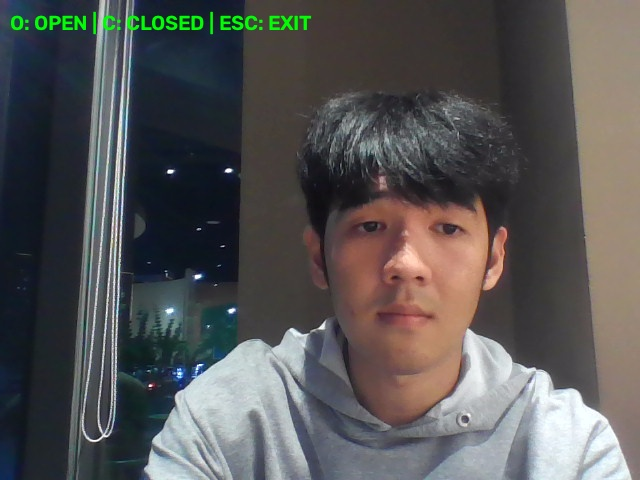
#> input picture dataset/raw/open/20260827_184533_342203.jpg, 640 x 480 px
$ python annotate.py
#> lines starting #> are read from the running program, lines starting #| are printed output that depends on the picture
# gán nhãn

import cv2
import os
import glob
import random
import shutil

# ==========================================
# CẤU HÌNH
# ==========================================

RAW_DIR = "dataset/raw"

IMAGE_DIR = "dataset/images"
LABEL_DIR = "dataset/labels"

TRAIN_RATIO = 0.8

# ==========================================
# TẠO THƯ MỤC
# ==========================================

for folder in [
    f"{IMAGE_DIR}/train",
    f"{IMAGE_DIR}/val",
    f"{LABEL_DIR}/train",
    f"{LABEL_DIR}/val",
]:
    os.makedirs(folder, exist_ok=True)


# ==========================================
# KIỂM TRA ẢNH ĐÃ ANNOTATION
# ==========================================


def is_already_annotated(filename):
    """
    Kiểm tra ảnh đã có label YOLO trong dataset hay chưa.
    """

    name = os.path.splitext(filename)[0]

    train_label = os.path.join(LABEL_DIR, "train", name + ".txt")

    val_label = os.path.join(LABEL_DIR, "val", name + ".txt")

    return os.path.exists(train_label) or os.path.exists(val_label)


# ==========================================
# LẤY DANH SÁCH ẢNH
# ==========================================

images = []

for class_name, class_id in [("open", 0), ("closed", 1)]:

    folder = os.path.join(RAW_DIR, class_name)

    files = glob.glob(os.path.join(folder, "*.jpg"))

    for file in files:

        filename = os.path.basename(file)

        # ==================================
        # BỎ QUA ẢNH ĐÃ ANNOTATION
        # ==================================

        if is_already_annotated(filename):
            continue

        images.append({"path": file, "class_id": class_id})


# ==========================================
# TRỘN ẢNH
# ==========================================

random.shuffle(images)


# ==========================================
# THÔNG BÁO
# ==========================================

print()
print("==========================================")
print("       CHECKSLEEPONE YOLO ANNOTATION")
print("==========================================")
print()

print(f"Ảnh chưa annotation: {len(images)}")

print()

if len(images) == 0:

    print("Không có ảnh mới cần annotation.")
    print("Tất cả ảnh trong dataset/raw đã được xử lý.")

    input("\nNhấn Enter để thoát...")
    exit()


# ==========================================
# BIẾN ANNOTATION
# ==========================================

current_boxes = []

drawing = False

start_x = 0
start_y = 0


# ==========================================
# MOUSE CALLBACK
# ==========================================


# [42 lines left out: function mouse_callback, not called in this run]


# ==========================================
# CỬA SỔ
# ==========================================

window_name = "YOLO Annotation"

cv2.namedWindow(window_name)

cv2.setMouseCallback(window_name, mouse_callback)


# ==========================================
# ANNOTATION LOOP
# ==========================================

index = 0

while index < len(images):

    item = images[index]

    image_path = item["path"]

    class_id = item["class_id"]

    image = cv2.imread(image_path)
#> image is the input picture: shape (480, 640, 3); mean B, G, R 85.1, 85.2, 86

    # ======================================
    # KIỂM TRA ẢNH
    # ======================================

    if image is None:

        print("Khong doc duoc:", image_path)

        index += 1

        continue

    # ======================================
    # RESET BOX
    # ======================================

    current_boxes = []

    # ======================================
    # VÒNG LẶP ẢNH
    # ======================================

    while True:

        display = image.copy()

        # ==================================
        # VẼ CÁC BOX
        # ==================================

        for box in current_boxes:

            x1, y1, x2, y2 = box

            cv2.rectangle(display, (x1, y1), (x2, y2), (0, 255, 0), 2)

        # ==================================
        # THÔNG TIN
        # ==================================

        text = (
            f"{index + 1}/{len(images)} "
            f"| CLASS: "
            f"{'OPEN' if class_id == 0 else 'CLOSED'} "
            f"| BOXES: {len(current_boxes)}"
        )

        cv2.putText(
            display,
            text,
            (10, display.shape[0] - 40),
            cv2.FONT_HERSHEY_SIMPLEX,
            0.65,
            (0, 255, 0),
            2,
        )

        cv2.putText(
            display,
            "Drag mouse = box | S = save | R = reset | Q = quit",
            (10, display.shape[0] - 15),
            cv2.FONT_HERSHEY_SIMPLEX,
            0.55,
            (0, 255, 255),
            2,
        )
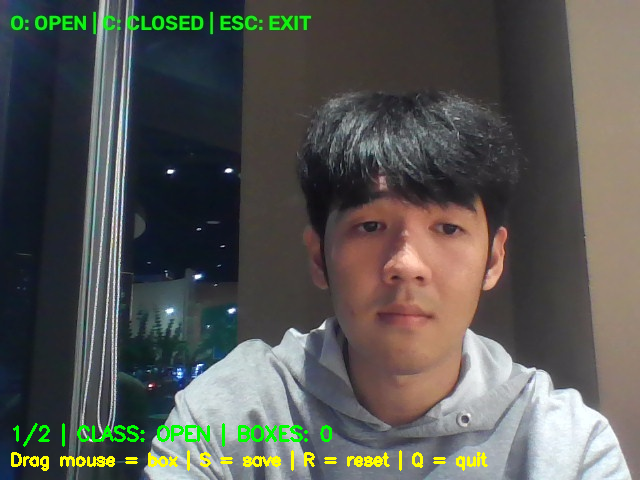
#> display: shape (480, 640, 3); mean B, G, R 83.3, 87.3, 86.5

        # ==================================
        # HIỂN THỊ ẢNH
        # ==================================

        cv2.imshow(window_name, display)

        key = cv2.waitKey(20) & 0xFF
#> (key q is pressed here)

        # ==================================
        # SAVE
        # ==================================

        if key == ord("s"):

            # --------------------------------
            # PHẢI CÓ BOX
            # --------------------------------

            if len(current_boxes) == 0:

                print()
                print("Chua co bounding box!")

                continue

            # --------------------------------
            # CHIA TRAIN / VAL
            # --------------------------------

            # Dùng thứ tự hiện tại để chia.
            # 80% train
            # 20% val

            if index < int(len(images) * TRAIN_RATIO):

                split = "train"

            else:

                split = "val"

            # --------------------------------
            # TÊN FILE
            # --------------------------------

            filename = os.path.basename(image_path)

            name = os.path.splitext(filename)[0]

            # --------------------------------
            # ĐƯỜNG DẪN OUTPUT
            # --------------------------------

            output_image = os.path.join(IMAGE_DIR, split, filename)

            output_label = os.path.join(LABEL_DIR, split, name + ".txt")

            # --------------------------------
            # COPY ẢNH
            # --------------------------------

            shutil.copy2(image_path, output_image)

            # --------------------------------
            # TẠO YOLO LABEL
            # --------------------------------

            height, width = image.shape[:2]

            with open(output_label, "w") as f:

                for box in current_boxes:

                    x1, y1, x2, y2 = box

                    # =========================
                    # YOLO FORMAT
                    # =========================

                    x_center = ((x1 + x2) / 2) / width

                    y_center = ((y1 + y2) / 2) / height

                    box_width = (x2 - x1) / width

                    box_height = (y2 - y1) / height

                    f.write(
                        f"{class_id} "
                        f"{x_center:.6f} "
                        f"{y_center:.6f} "
                        f"{box_width:.6f} "
                        f"{box_height:.6f}\n"
                    )

            # --------------------------------
            # THÔNG BÁO
            # --------------------------------

            print(f"Saved: {filename} -> {split}")

            # --------------------------------
            # SANG ẢNH TIẾP
            # --------------------------------

            index += 1

            break

        # ==================================
        # RESET
        # ==================================

        elif key == ord("r"):

            current_boxes = []

            print("Reset boxes")

        # ==================================
        # QUIT
        # ==================================

        elif key == ord("q") or key == 27:

            cv2.destroyAllWindows()

            print()
            print("Đã thoát annotation.")

            print(f"Còn {len(images) - index} ảnh chưa xử lý.")

            exit()
#> (the program exits here)
